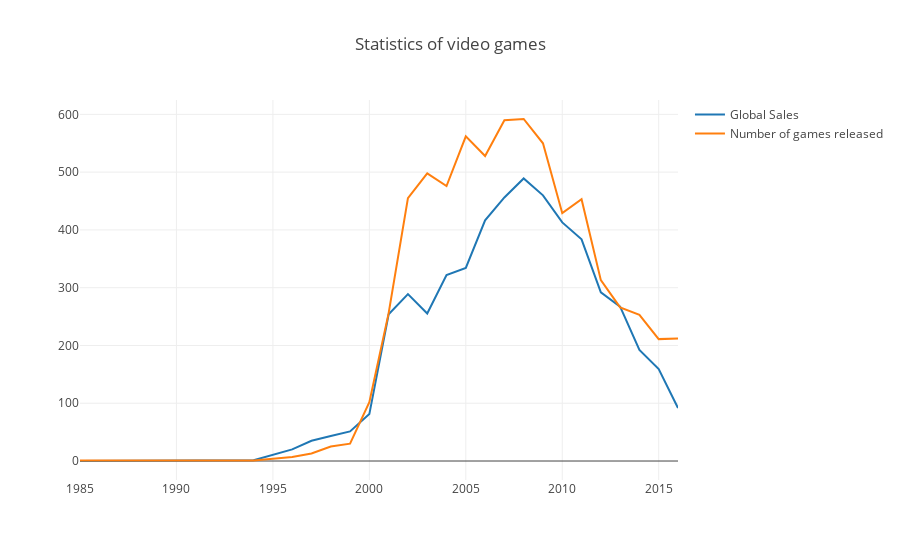

Notebook source saved alongside this figure:
### Code cell
# cоздаем объект Figure и визуализируем его
fig = go.Figure(data=data, layout=layout)
iplot(fig, show_link=False)

### Figure 1 — Plotly figure (JSON) as saved in the notebook; plotly's stock layout.template omitted (floating-point values rounded to 4 significant figures)
{"data": [{"name": "Global Sales", "type": "scatter", "uid": "f74e7c69-fa75-4c5c-8412-5591a92e52df", "x": [1985, 1988, 1992, 1994, 1996, 1997, 1998, 1999, 2000, 2001, 2002, 2003, 2004, 2005, 2006, 2007, 2008, 2009, 2010, 2011, 2012, 2013, 2014, 2015, 2016], "y": [0.03, 0.03, 0.03, 1.27, 20.1, 35.01, 43.18, 51.17, 81.24, 253.9, 288.8, 255.4, 321.8, 334.3, 416.7, 456.2, 489.1, 459.8, 413.0, 383.7, 291.9, 267.2, 192.4, 159.2, 91.56]}, {"name": "Number of games released", "type": "scatter", "uid": "297b16dd-899e-4ce5-a853-d61caa9b1b26", "x": [1985, 1988, 1992, 1994, 1996, 1997, 1998, 1999, 2000, 2001, 2002, 2003, 2004, 2005, 2006, 2007, 2008, 2009, 2010, 2011, 2012, 2013, 2014, 2015, 2016], "y": [1, 1, 1, 1, 7, 13, 25, 30, 102, 256, 455, 498, 476, 562, 528, 590, 592, 550, 429, 453, 313, 266, 253, 211, 212]}], "layout": {"title": {"text": "Statistics of video games"}}}
